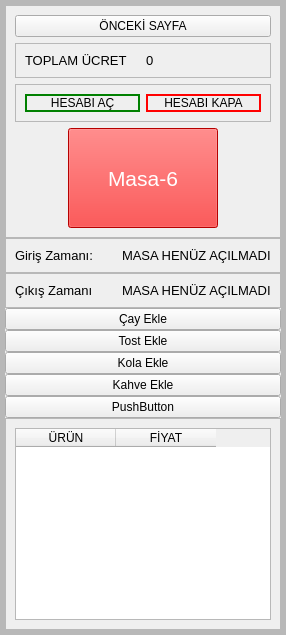
            <widget class="QFrame" name="frame_24">
             <property name="frameShape">
              <enum>QFrame::StyledPanel</enum>
             </property>
             <property name="frameShadow">
              <enum>QFrame::Raised</enum>
             </property>
             <layout class="QHBoxLayout" name="horizontalLayout_37">
              <property name="spacing">
               <number>0</number>
              </property>
              <property name="leftMargin">
               <number>0</number>
              </property>
              <property name="topMargin">
               <number>0</number>
              </property>
              <property name="rightMargin">
               <number>0</number>
              </property>
              <property name="bottomMargin">
               <number>0</number>
              </property>
              <item>
               <widget class="QFrame" name="frame_45">
                <property name="frameShape">
                 <enum>QFrame::StyledPanel</enum>
                </property>
                <property name="frameShadow">
                 <enum>QFrame::Raised</enum>
                </property>
                <layout class="QHBoxLayout" name="horizontalLayout_30">
                 <property name="spacing">
                  <number>0</number>
                 </property>
                 <property name="leftMargin">
                  <number>0</number>
                 </property>
                 <property name="topMargin">
                  <number>0</number>
                 </property>
                 <property name="rightMargin">
                  <number>0</number>
                 </property>
                 <property name="bottomMargin">
                  <number>0</number>
                 </property>
                 <item>
                  <widget class="QFrame" name="frame_46">
                   <property name="frameShape">
                    <enum>QFrame::StyledPanel</enum>
                   </property>
                   <property name="frameShadow">
                    <enum>QFrame::Raised</enum>
                   </property>
                   <layout class="QHBoxLayout" name="horizontalLayout_31">
                    <property name="spacing">
                     <number>0</number>
                    </property>
                    <property name="leftMargin">
                     <number>0</number>
                    </property>
                    <property name="topMargin">
                     <number>0</number>
                    </property>
                    <property name="rightMargin">
                     <number>0</number>
                    </property>
                    <property name="bottomMargin">
                     <number>0</number>
                    </property>
                    <item>
                     <widget class="QFrame" name="frame_47">
                      <property name="frameShape">
                       <enum>QFrame::StyledPanel</enum>
                      </property>
                      <property name="frameShadow">
                       <enum>QFrame::Raised</enum>
                      </property>
                      <layout class="QHBoxLayout" name="horizontalLayout_32">
                       <property name="spacing">
                        <number>0</number>
                       </property>
                       <property name="leftMargin">
                        <number>0</number>
                       </property>
                       <property name="topMargin">
                        <number>0</number>
                       </property>
                       <property name="rightMargin">
                        <number>0</number>
                       </property>
                       <property name="bottomMargin">
                        <number>0</number>
                       </property>
                       <item>
                        <widget class="QFrame" name="frame_48">
                         <property name="frameShape">
                          <enum>QFrame::StyledPanel</enum>
                         </property>
                         <property name="frameShadow">
                          <enum>QFrame::Raised</enum>
                         </property>
                         <layout class="QVBoxLayout" name="verticalLayout_13">
                          <property name="spacing">
                           <number>0</number>
                          </property>
                          <property name="leftMargin">
                           <number>0</number>
                          </property>
                          <property name="topMargin">
                           <number>0</number>
                          </property>
                          <property name="rightMargin">
                           <number>0</number>
                          </property>
                          <property name="bottomMargin">
                           <number>0</number>
                          </property>
                          <item>
                           <widget class="QFrame" name="frame_49">
                            <property name="frameShape">
                             <enum>QFrame::StyledPanel</enum>
                            </property>
                            <property name="frameShadow">
                             <enum>QFrame::Raised</enum>
                            </property>
                            <layout class="QVBoxLayout" name="verticalLayout_14">
                             <item>
                              <widget class="QPushButton" name="oncekisayfabtn">
                               <property name="text">
                                <string>ÖNCEKİ SAYFA</string>
                               </property>
                              </widget>
                             </item>
                             <item>
                              <widget class="QFrame" name="frame_50">
                               <property name="frameShape">
                                <enum>QFrame::StyledPanel</enum>
                               </property>
                               <property name="frameShadow">
                                <enum>QFrame::Raised</enum>
                               </property>
                               <layout class="QHBoxLayout" name="horizontalLayout_33">
                                <item>
                                 <widget class="QLabel" name="label_16">
                                  <property name="font">
                                   <font>
                                    <pointsize>10</pointsize>
                                   </font>
                                  </property>
                                  <property name="text">
                                   <string>TOPLAM ÜCRET</string>
                                  </property>
                                 </widget>
                                </item>
                                <item>
                                 <widget class="QLabel" name="toplam6">
                                  <property name="font">
                                   <font>
                                    <pointsize>10</pointsize>
                                   </font>
                                  </property>
                                  <property name="text">
                                   <string>0</string>
                                  </property>
                                 </widget>
                                </item>
                               </layout>
                              </widget>
                             </item>
                             <item>
                              <widget class="QFrame" name="frame_51">
                               <property name="frameShape">
                                <enum>QFrame::StyledPanel</enum>
                               </property>
                               <property name="frameShadow">
                                <enum>QFrame::Raised</enum>
                               </property>
                               <layout class="QHBoxLayout" name="horizontalLayout_34">
                                <item>
                                 <widget class="QPushButton" name="hesapac6">
                                  <property name="styleSheet">
                                   <string notr="true">border:2px solid green;
border-radius:10px;
</string>
                                  </property>
                                  <property name="text">
                                   <string>HESABI AÇ</string>
                                  </property>
                                 </widget>
                                </item>
                                <item>
                                 <widget class="QPushButton" name="hesapkapa6">
                                  <property name="styleSheet">
                                   <string notr="true">border:2px solid red;
border-radius:10px;
</string>
                                  </property>
                                  <property name="text">
                                   <string>HESABI KAPA</string>
                                  </property>
                                 </widget>
                                </item>
                               </layout>
                              </widget>
                             </item>
                             <item alignment="Qt::AlignHCenter">
                              <widget class="QPushButton" name="masa6">
                               <property name="minimumSize">
                                <size>
                                 <width>150</width>
                                 <height>100</height>
                                </size>
                               </property>
                               <property name="maximumSize">
                                <size>
                                 <width>150</width>
                                 <height>100</height>
                                </size>
                               </property>
                               <property name="font">
                                <font>
                                 <pointsize>16</pointsize>
                                </font>
                               </property>
                               <property name="styleSheet">
                                <string notr="true">background-color:red;
color:white;</string>
                               </property>
                               <property name="text">
                                <string>Masa-6</string>
                               </property>
                              </widget>
                             </item>
                            </layout>
                           </widget>
                          </item>
                          <item alignment="Qt::AlignTop">
                           <widget class="QFrame" name="frame_52">
                            <property name="frameShape">
                             <enum>QFrame::StyledPanel</enum>
                            </property>
                            <property name="frameShadow">
                             <enum>QFrame::Raised</enum>
                            </property>
                            <layout class="QHBoxLayout" name="horizontalLayout_35">
                             <item>
                              <widget class="QLabel" name="label_17">
                               <property name="font">
                                <font>
                                 <pointsize>10</pointsize>
                                </font>
                               </property>
                               <property name="text">
                                <string>Giriş Zamanı:</string>
                               </property>
                              </widget>
                             </item>
                             <item>
                              <widget class="QLabel" name="giriszamani6">
                               <property name="font">
                                <font>
                                 <pointsize>10</pointsize>
                                </font>
                               </property>
                               <property name="text">
                                <string>MASA HENÜZ AÇILMADI</string>
                               </property>
                              </widget>
                             </item>
                            </layout>
                           </widget>
                          </item>
                          <item alignment="Qt::AlignTop">
                           <widget class="QFrame" name="frame_53">
                            <property name="frameShape">
                             <enum>QFrame::StyledPanel</enum>
                            </property>
                            <property name="frameShadow">
                             <enum>QFrame::Raised</enum>
                            </property>
                            <layout class="QHBoxLayout" name="horizontalLayout_36">
                             <item>
                              <widget class="QLabel" name="label_18">
                               <property name="font">
                                <font>
                                 <pointsize>10</pointsize>
                                </font>
                               </property>
                               <property name="text">
                                <string>Çıkış Zamanı</string>
                               </property>
                              </widget>
                             </item>
                             <item>
                              <widget class="QLabel" name="cikiszamani6">
                               <property name="font">
                                <font>
                                 <pointsize>10</pointsize>
                                </font>
                               </property>
                               <property name="text">
                                <string>MASA HENÜZ AÇILMADI</string>
                               </property>
                              </widget>
                             </item>
                            </layout>
                           </widget>
                          </item>
                          <item>
                           <widget class="QPushButton" name="cay6">
                            <property name="text">
                             <string>Çay Ekle</string>
                            </property>
                           </widget>
                          </item>
                          <item>
                           <widget class="QPushButton" name="tost6">
                            <property name="text">
                             <string>Tost Ekle</string>
                            </property>
                           </widget>
                          </item>
                          <item>
                           <widget class="QPushButton" name="kola6">
                            <property name="text">
                             <string>Kola Ekle</string>
                            </property>
                           </widget>
                          </item>
                          <item>
                           <widget class="QPushButton" name="kahve6">
                            <property name="text">
                             <string>Kahve Ekle</string>
                            </property>
                           </widget>
                          </item>
                          <item>
                           <widget class="QPushButton" name="sil6">
                            <property name="text">
                             <string>PushButton</string>
                            </property>
                           </widget>
                          </item>
                          <item>
                           <widget class="QFrame" name="frame_54">
                            <property name="frameShape">
                             <enum>QFrame::StyledPanel</enum>
                            </property>
                            <property name="frameShadow">
                             <enum>QFrame::Raised</enum>
                            </property>
                            <layout class="QHBoxLayout" name="horizontalLayout_40">
                             <item>
                              <widget class="QTableWidget" name="table5_2">
                               <property name="minimumSize">
                                <size>
                                 <width>200</width>
                                 <height>100</height>
                                </size>
                               </property>
                               <property name="maximumSize">
                                <size>
                                 <width>500</width>
                                 <height>300</height>
                                </size>
                               </property>
                               <property name="frameShadow">
                                <enum>QFrame::Plain</enum>
                               </property>
                               <column>
                                <property name="text">
                                 <string>ÜRÜN</string>
                                </property>
                               </column>
                               <column>
                                <property name="text">
                                 <string>FİYAT</string>
                                </property>
                               </column>
                              </widget>
                             </item>
                            </layout>
                           </widget>
                          </item>
                         </layout>
                        </widget>
                       </item>
                      </layout>
                     </widget>
                    </item>
                   </layout>
                  </widget>
                 </item>
                </layout>
               </widget>
              </item>
             </layout>
            </widget>
